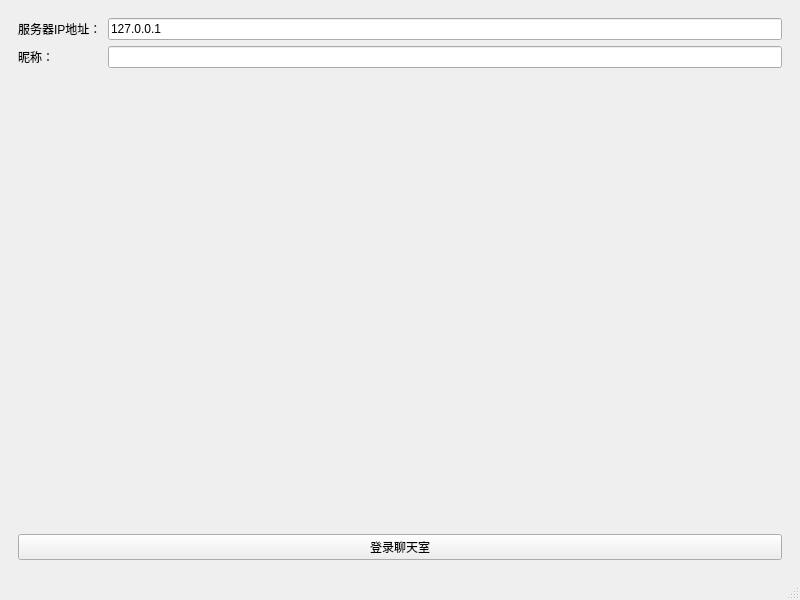
<?xml version="1.0" encoding="UTF-8"?>
<ui version="4.0">
 <class>MainWindow</class>
 <widget class="QMainWindow" name="MainWindow">
  <property name="geometry">
   <rect>
    <x>0</x>
    <y>0</y>
    <width>800</width>
    <height>600</height>
   </rect>
  </property>
  <property name="windowTitle">
   <string>吴煜文的聊天室</string>
  </property>
  <widget class="QWidget" name="centralwidget">
   <layout class="QVBoxLayout" name="verticalLayout">
    <item>
     <widget class="QStackedWidget" name="stackedWidget">
      <widget class="QWidget" name="page">
       <layout class="QVBoxLayout" name="verticalLayout_2">
        <item>
         <layout class="QFormLayout" name="formLayout">
          <item row="0" column="0">
           <widget class="QLabel" name="label">
            <property name="text">
             <string>服务器IP地址：</string>
            </property>
           </widget>
          </item>
          <item row="0" column="1">
           <widget class="QLineEdit" name="ipEdit">
            <property name="text">
             <string>127.0.0.1</string>
            </property>
           </widget>
          </item>
          <item row="1" column="0">
           <widget class="QLabel" name="label_2">
            <property name="text">
             <string>昵称：</string>
            </property>
           </widget>
          </item>
          <item row="1" column="1">
           <widget class="QLineEdit" name="nicknameEdit"/>
          </item>
         </layout>
        </item>
        <item>
         <widget class="QPushButton" name="loginBtn">
          <property name="text">
           <string>登录聊天室</string>
          </property>
         </widget>
        </item>
       </layout>
      </widget>
      <widget class="QWidget" name="page_2">
       <layout class="QHBoxLayout" name="horizontalLayout">
        <item>
         <layout class="QVBoxLayout" name="verticalLayout_3">
          <item>
           <widget class="QTextBrowser" name="msgBrowser"/>
          </item>
          <item>
           <layout class="QHBoxLayout" name="horizontalLayout_2">
            <item>
             <widget class="QLineEdit" name="msgEdit"/>
            </item>
            <item>
             <widget class="QPushButton" name="sendBtn">
              <property name="text">
               <string>发送</string>
              </property>
             </widget>
            </item>
           </layout>
          </item>
         </layout>
        </item>
        <item>
         <layout class="QVBoxLayout" name="verticalLayout_4">
          <item>
           <widget class="QListWidget" name="userListWidget"/>
          </item>
          <item>
           <widget class="QPushButton" name="exitBtn">
            <property name="text">
             <string>退出</string>
            </property>
           </widget>
          </item>
         </layout>
        </item>
       </layout>
      </widget>
     </widget>
    </item>
   </layout>
  </widget>
  <widget class="QMenuBar" name="menubar">
   <property name="geometry">
    <rect>
     <x>0</x>
     <y>0</y>
     <width>800</width>
     <height>25</height>
    </rect>
   </property>
  </widget>
  <widget class="QStatusBar" name="statusbar"/>
 </widget>
 <resources/>
 <connections/>
</ui>
